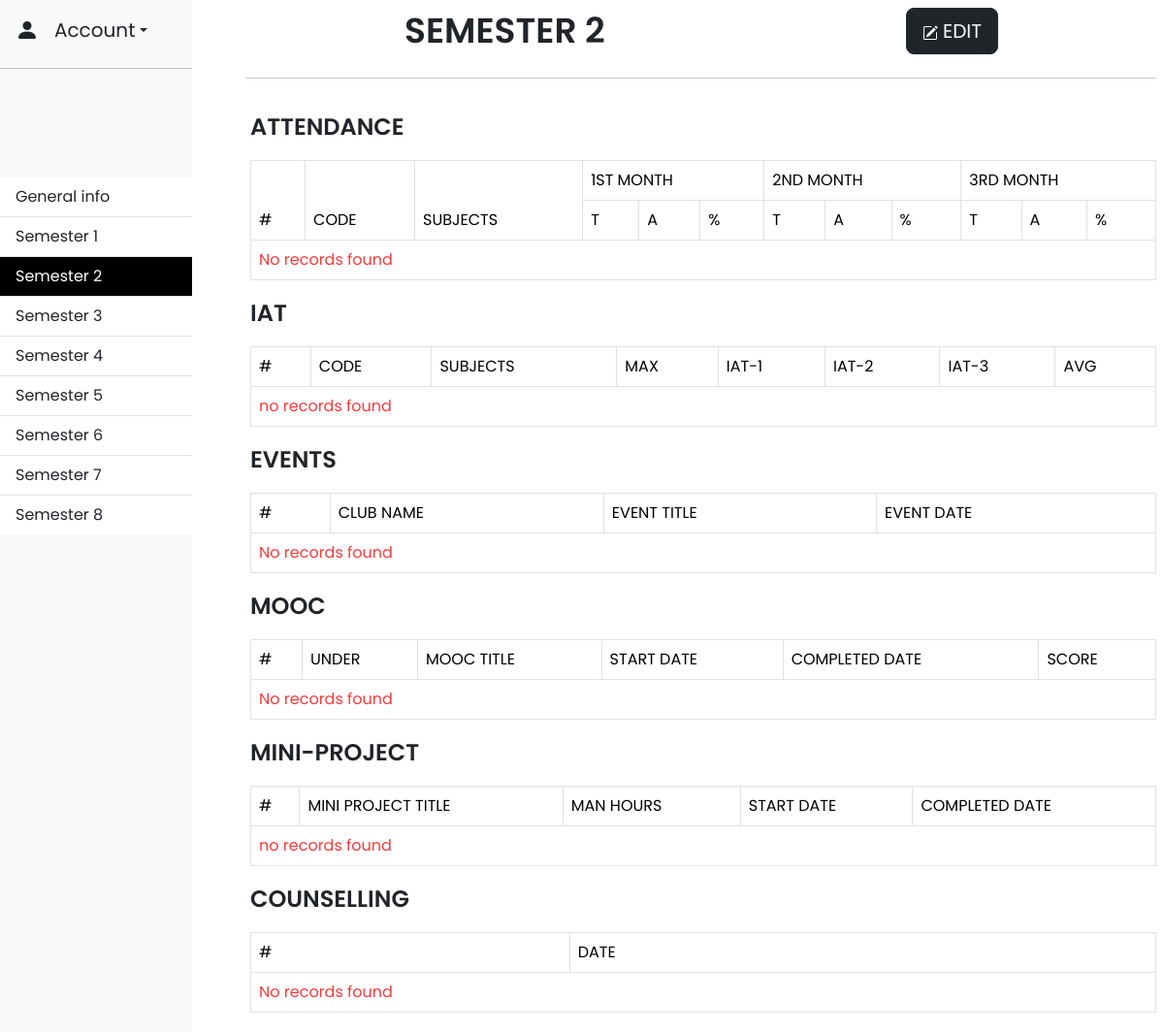
The app's page /semester2 (signed in), older data.
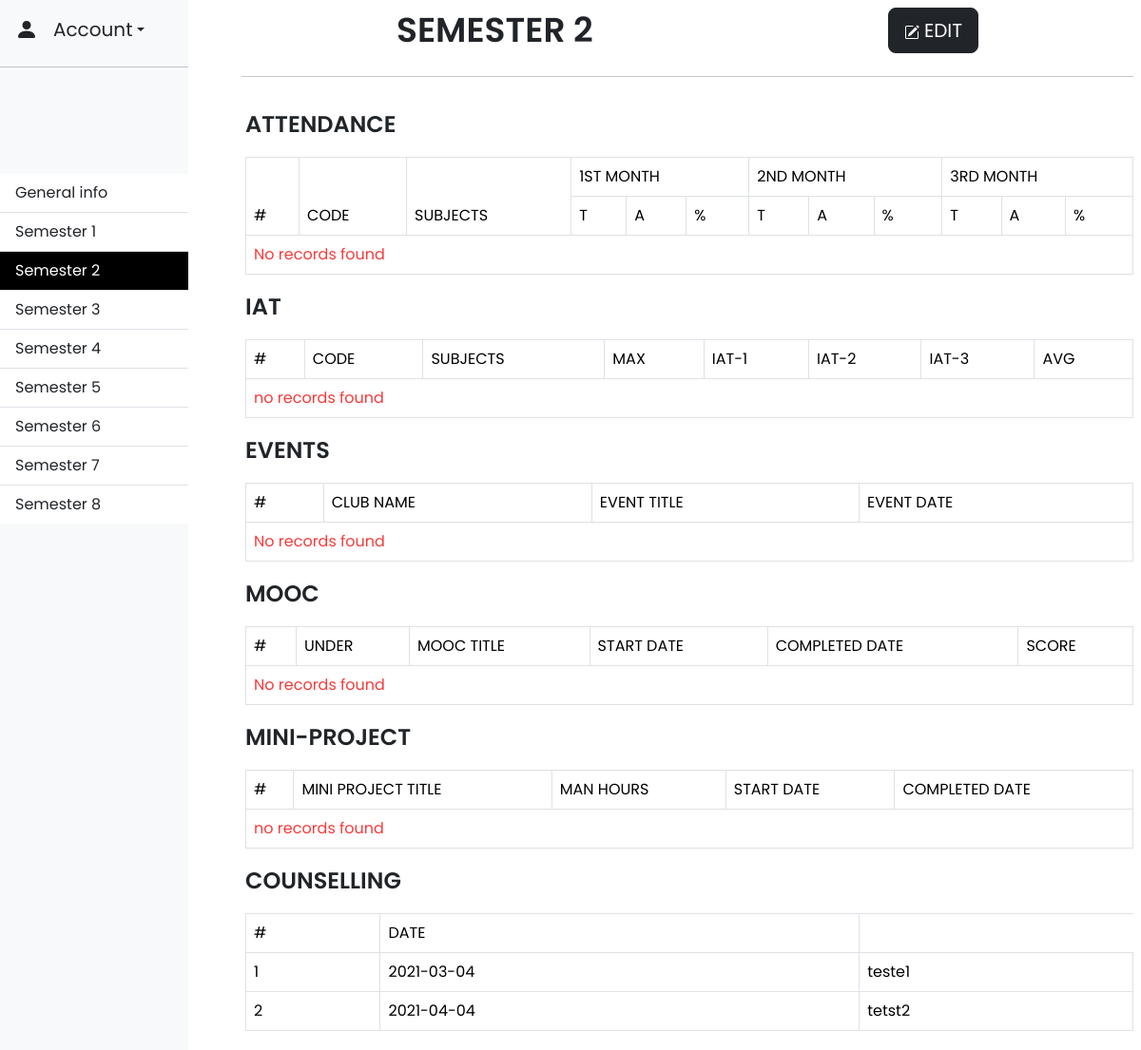
The same page, newer data.
### app.py (models this page shows, shortened)
class Counselling(db.Model):
    __tablename__ = 'counselling_information'
    id = db.Column(db.Integer, primary_key=True)
    user_id = db.Column(db.Integer, db.ForeignKey('users.id'))
    date = db.Column(db.Date)
    record = db.Column(db.String(300))
    semester = db.Column(db.Integer)

### app.py (the view)
@app.route("/semester<int:semester_number>", methods=['GET'])
@login_required
def semester(semester_number):
    if not (1 <= semester_number <= 8):
        return redirect("/general")
    attendance_records = Attendance.query.filter_by(user_id=session['user_id'], semester=semester_number).all()
    iat_records = Iat.query.filter_by(user_id=session['user_id'], semester=semester_number).all()
    event_records = Event.query.filter_by(user_id=session['user_id'], semester=semester_number).all()
    mooc_records = Mooc.query.filter_by(user_id=session['user_id'], semester=semester_number).all()
    project_records = Project.query.filter_by(user_id=session['user_id'], semester=semester_number).all()
    counselling_records = Counselling.query.filter_by(user_id=session['user_id'], semester=semester_number).all()
    return render_template("semester.html",
                            semester_number=semester_number,
                            attendance_records=attendance_records,
                            iat_records=iat_records,
                            event_records=event_records,
                            mooc_records=mooc_records,
                            project_records=project_records,
                            counselling_records=counselling_records)

### helper.py (called while the page is built)
def login_required(f):
    @wraps(f)
    def decorated_function(*args, **kwargs):
        if session.get("user_id") is None:
            return redirect("/login")
        return f(*args, **kwargs)
    return decorated_function

### templates/semester.html (shortened to what the changed rows need)
{% extends "layout.html" %}
{% block body %}
<main class="d-flex flex-column ms-md-5 table-responsive g-3 container">
  <div class="d-flex align-items-center justify-content-around ms-0 p-2">
    <h1 class="mb-0 sem-heading">semester {{ semester_number }}</h1>
  </div>
  <div class="table-responsive ms-1 mt-3">
    <div class="table-responsive">
      <table class="table table-bordered mb-0">
        <thead>
            <tr>
                <th rowspan="2">#</th>
                <th rowspan="2">code</th>
                <th rowspan="2">subjects</th>
                <th colspan="3">1st month</th>
                <th colspan="3">2nd month</th>
                <th colspan="3">3rd month</th>
            </tr>
            <tr>
                <th>T</th>
                <th>A</th>
                <th>%</th>
                <th>T</th>
                <th>A</th>
                <th>%</th>
                <th>T</th>
                <th>A</th>
                <th>%</th>
            </tr>
        </thead>
    </table>
    </div>
  </div>
  <div class="table-responsive ms-1 mt-3">
    <div class="table-responsive">
      <table class="table table-bordered mb-0">
        <thead>
            <tr>
                <th>#</th>
                <th>code</th>
                <th>subjects</th>
                <th>Max</th>
                <th>iat-1</th>
                <th>iat-2</th>
                <th>iat-3</th>
                <th>avg</th>
            </tr>
        </thead>
    </table>
    </div>
  </div>
  <div class="table-responsive ms-1 mt-3">
    <div class="table-responsive">
      <table class="table table-bordered mb-0">
        <thead>
          <tr>
            <th>#</th>
            <th>club name</th>
            <th>event title</th>
            <th>event date</th>
          </tr>
        </thead>
      </table>
    </div>
  </div>
  <div class="table-responsive ms-1 mt-3">
    <div class="table-responsive">
      <table class="table table-bordered mb-0">
        <thead>
          <tr>
            <th>#</th>
            <th>Under</th>
            <th>MOOC title</th>
            <th>start date</th>
            <th>completed date</th>
            <th>score</th>
          </tr>
        </thead>
      </table>
    </div>
  </div>
  <div class="table-responsive ms-1 mt-3">
    <div class="table-responsive">
      <table class="table table-bordered mb-0">
        <thead>
          <tr>
            <th>#</th>
            <th>Mini project title</th>
            <th>Man hours</th>
            <th>start date</th>
            <th>completed date</th>
          </tr>
        </thead>
      </table>
    </div>
  </div>
  <div class="table-responsive ms-1 mt-3">
    <div class="table-responsive">
      <table class="table table-bordered mb-0">
        <thead>
          <tr>
            <th>#</th>
            <th>Date<//test_git/STR$ clear
          </tr>
        </thead>
        <tbody id="counsellingTable">
          {% if counselling_records %}
            {% for record in counselling_records %}
              <tr>
                <td>{{ loop.index }}</td>
                <td>{{ record.date if record.date else "" }}</td>
                <td>{{ record.record if record.record else "" }}</td>
              </tr>
            {% endfor %}
          {% else %}
              <tr>
                <td style="color:#f73b3b;" colspan="100">No records found</td>
              </tr>
          {% endif %}
        </tbody>
      </table>
    </div>
  </div>
</main>
{% endblock %}

Row changes from the older to the newer data that the page shows:
added Counselling: date "2021-03-04", record "teste1"
added Counselling: date "2021-04-04", record "tetst2"
Text that changed along with them:
text no longer shown: "No records found"
